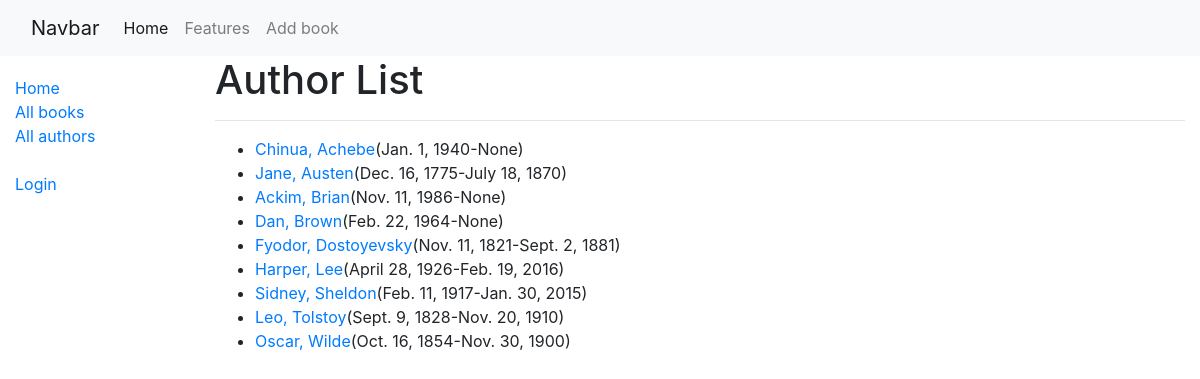
Screenshot of /catalog/authors/ with the database file from the repository.
### catalog/models.py (models this page shows, shortened)
class Author(models.Model):
    first_name = models.CharField(max_length=100)
    last_name = models.CharField(max_length=100)
    date_of_birth = models.DateField(null=True, blank=True)
    date_of_death = models.DateField('Died', null=True, blank=True)
    class Meta:
        ordering = ['last_name', 'first_name']
    def get_absolute_url(self):
        return reverse('author-detail', args=[str(self.id)])

### catalog/views.py (the view)
# urls.py: path('authors/', views.AuthorListView.as_view(), name='authors'),
class AuthorListView(generic.ListView):
    model = Author
    paginate_by=15

### catalog/templates/catalog/author_list.html
{% extends 'base_generic.html' %}
{% block content %}
<h1>Author List</h1>
<hr>
  {% if author_list %}
    <ul>
        {% for author in author_list %}
          <li>
              <a href="{{author.get_absolute_url}}">{{author.first_name}}, {{author.last_name}}</a>({{author.date_of_birth}}-{{author.date_of_death}})
          </li>
        {% endfor %}
    </ul>
  {% else %}
    <p> There are no author....</p>
  {% endif %}
{% endblock%}

### rows the page displays
Author: first_name "Chinua", last_name "Achebe", date_of_birth "Jan. 1, 1940", date_of_death "None"
Author: first_name "Jane", last_name "Austen", date_of_birth "Dec. 16, 1775", date_of_death "July 18, 1870"
Author: first_name "Ackim", last_name "Brian", date_of_birth "Nov. 11, 1986", date_of_death "None"
Author: first_name "Dan", last_name "Brown", date_of_birth "Feb. 22, 1964", date_of_death "None"
Author: first_name "Fyodor", last_name "Dostoyevsky", date_of_birth "Nov. 11, 1821", date_of_death "Sept. 2, 1881"
Author: first_name "Harper", last_name "Lee", date_of_birth "April 28, 1926", date_of_death "Feb. 19, 2016"
Author: first_name "Sidney", last_name "Sheldon", date_of_birth "Feb. 11, 1917", date_of_death "Jan. 30, 2015"
Author: first_name "Leo", last_name "Tolstoy", date_of_birth "Sept. 9, 1828", date_of_death "Nov. 20, 1910"
Author: first_name "Oscar", last_name "Wilde", date_of_birth "Oct. 16, 1854", date_of_death "Nov. 30, 1900"
